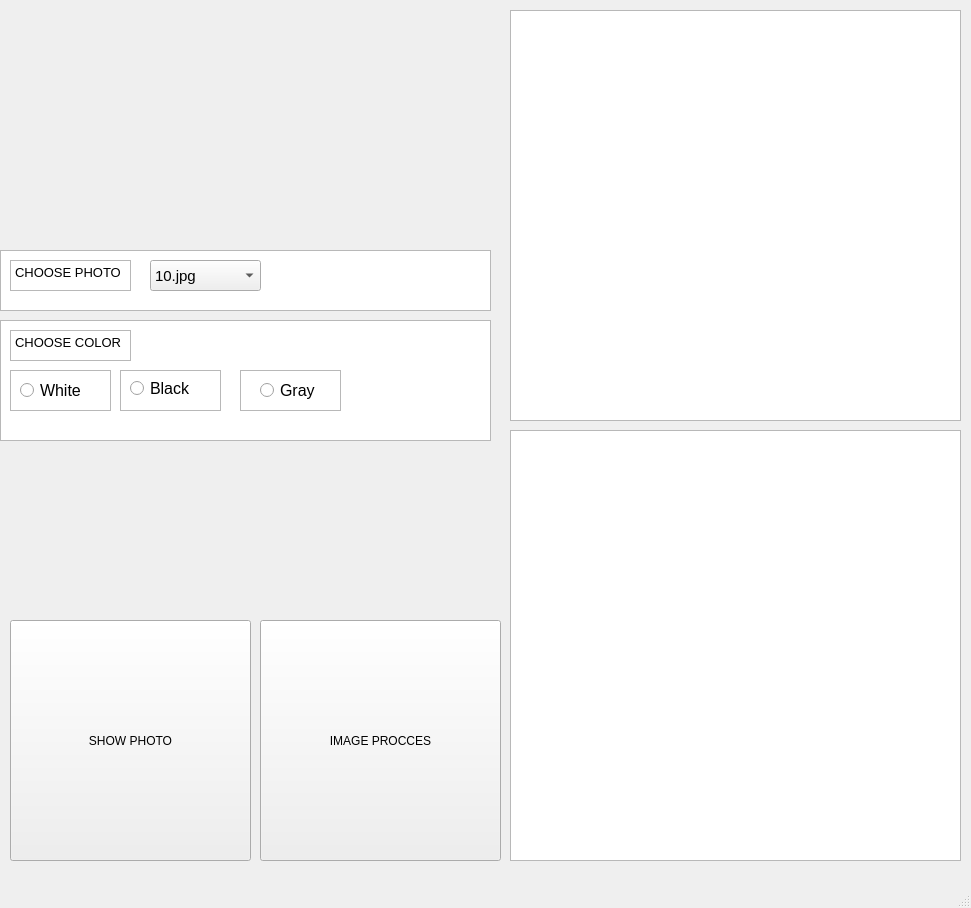
<?xml version="1.0" encoding="UTF-8"?>
<ui version="4.0">
 <class>MainWindow</class>
 <widget class="QMainWindow" name="MainWindow">
  <property name="geometry">
   <rect>
    <x>0</x>
    <y>0</y>
    <width>971</width>
    <height>908</height>
   </rect>
  </property>
  <property name="windowTitle">
   <string>MainWindow</string>
  </property>
  <widget class="QWidget" name="centralwidget">
   <widget class="QLabel" name="label">
    <property name="geometry">
     <rect>
      <x>0</x>
      <y>0</y>
      <width>501</width>
      <height>231</height>
     </rect>
    </property>
    <property name="acceptDrops">
     <bool>false</bool>
    </property>
    <property name="autoFillBackground">
     <bool>false</bool>
    </property>
    <property name="text">
     <string/>
    </property>
    <property name="pixmap">
     <pixmap>MAMURTECH.png</pixmap>
    </property>
    <property name="scaledContents">
     <bool>true</bool>
    </property>
   </widget>
   <widget class="QTableWidget" name="tableWidget">
    <property name="geometry">
     <rect>
      <x>0</x>
      <y>250</y>
      <width>491</width>
      <height>61</height>
     </rect>
    </property>
   </widget>
   <widget class="QTableWidget" name="tableWidget_2">
    <property name="geometry">
     <rect>
      <x>0</x>
      <y>320</y>
      <width>491</width>
      <height>121</height>
     </rect>
    </property>
   </widget>
   <widget class="QTableWidget" name="tableWidget_3">
    <property name="geometry">
     <rect>
      <x>510</x>
      <y>10</y>
      <width>451</width>
      <height>411</height>
     </rect>
    </property>
   </widget>
   <widget class="QTableWidget" name="tableWidget_4">
    <property name="geometry">
     <rect>
      <x>510</x>
      <y>430</y>
      <width>451</width>
      <height>431</height>
     </rect>
    </property>
   </widget>
   <widget class="QPushButton" name="pushButton">
    <property name="geometry">
     <rect>
      <x>10</x>
      <y>620</y>
      <width>241</width>
      <height>241</height>
     </rect>
    </property>
    <property name="text">
     <string>SHOW PHOTO</string>
    </property>
   </widget>
   <widget class="QPushButton" name="pushButton_2">
    <property name="geometry">
     <rect>
      <x>260</x>
      <y>620</y>
      <width>241</width>
      <height>241</height>
     </rect>
    </property>
    <property name="text">
     <string>IMAGE PROCCES</string>
    </property>
   </widget>
   <widget class="QTextBrowser" name="textBrowser">
    <property name="geometry">
     <rect>
      <x>10</x>
      <y>260</y>
      <width>121</width>
      <height>31</height>
     </rect>
    </property>
    <property name="html">
     <string>&lt;!DOCTYPE HTML PUBLIC &quot;-//W3C//DTD HTML 4.0//EN&quot; &quot;http://www.w3.org/TR/REC-html40/strict.dtd&quot;&gt;
&lt;html&gt;&lt;head&gt;&lt;meta name=&quot;qrichtext&quot; content=&quot;1&quot; /&gt;&lt;style type=&quot;text/css&quot;&gt;
p, li { white-space: pre-wrap; }
&lt;/style&gt;&lt;/head&gt;&lt;body style=&quot; font-family:'MS Shell Dlg 2'; font-size:8.25pt; font-weight:400; font-style:normal;&quot;&gt;
&lt;p style=&quot; margin-top:0px; margin-bottom:0px; margin-left:0px; margin-right:0px; -qt-block-indent:0; text-indent:0px;&quot;&gt;&lt;span style=&quot; font-size:10pt;&quot;&gt;CHOOSE PHOTO&lt;/span&gt;&lt;/p&gt;&lt;/body&gt;&lt;/html&gt;</string>
    </property>
   </widget>
   <widget class="QTextBrowser" name="textBrowser_2">
    <property name="geometry">
     <rect>
      <x>10</x>
      <y>330</y>
      <width>121</width>
      <height>31</height>
     </rect>
    </property>
    <property name="html">
     <string>&lt;!DOCTYPE HTML PUBLIC &quot;-//W3C//DTD HTML 4.0//EN&quot; &quot;http://www.w3.org/TR/REC-html40/strict.dtd&quot;&gt;
&lt;html&gt;&lt;head&gt;&lt;meta name=&quot;qrichtext&quot; content=&quot;1&quot; /&gt;&lt;style type=&quot;text/css&quot;&gt;
p, li { white-space: pre-wrap; }
&lt;/style&gt;&lt;/head&gt;&lt;body style=&quot; font-family:'MS Shell Dlg 2'; font-size:8.25pt; font-weight:400; font-style:normal;&quot;&gt;
&lt;p style=&quot; margin-top:0px; margin-bottom:0px; margin-left:0px; margin-right:0px; -qt-block-indent:0; text-indent:0px;&quot;&gt;&lt;span style=&quot; font-size:10pt;&quot;&gt;CHOOSE COLOR&lt;/span&gt;&lt;/p&gt;&lt;/body&gt;&lt;/html&gt;</string>
    </property>
   </widget>
   <widget class="QComboBox" name="comboBox">
    <property name="geometry">
     <rect>
      <x>150</x>
      <y>260</y>
      <width>111</width>
      <height>31</height>
     </rect>
    </property>
    <property name="font">
     <font>
      <pointsize>11</pointsize>
     </font>
    </property>
    <item>
     <property name="text">
      <string>10.jpg</string>
     </property>
    </item>
    <item>
     <property name="text">
      <string>14.jpg</string>
     </property>
    </item>
    <item>
     <property name="text">
      <string>21.jpg</string>
     </property>
    </item>
   </widget>
   <widget class="QRadioButton" name="radioButton">
    <property name="geometry">
     <rect>
      <x>20</x>
      <y>380</y>
      <width>91</width>
      <height>21</height>
     </rect>
    </property>
    <property name="font">
     <font>
      <pointsize>12</pointsize>
     </font>
    </property>
    <property name="text">
     <string>White</string>
    </property>
   </widget>
   <widget class="QRadioButton" name="radioButton_2">
    <property name="geometry">
     <rect>
      <x>130</x>
      <y>380</y>
      <width>82</width>
      <height>17</height>
     </rect>
    </property>
    <property name="font">
     <font>
      <pointsize>12</pointsize>
     </font>
    </property>
    <property name="text">
     <string>Black</string>
    </property>
   </widget>
   <widget class="QRadioButton" name="radioButton_3">
    <property name="geometry">
     <rect>
      <x>260</x>
      <y>380</y>
      <width>91</width>
      <height>21</height>
     </rect>
    </property>
    <property name="font">
     <font>
      <pointsize>12</pointsize>
     </font>
    </property>
    <property name="text">
     <string>Gray</string>
    </property>
   </widget>
   <widget class="QTableWidget" name="tableWidget_5">
    <property name="geometry">
     <rect>
      <x>10</x>
      <y>370</y>
      <width>101</width>
      <height>41</height>
     </rect>
    </property>
   </widget>
   <widget class="QTableWidget" name="tableWidget_6">
    <property name="geometry">
     <rect>
      <x>240</x>
      <y>370</y>
      <width>101</width>
      <height>41</height>
     </rect>
    </property>
   </widget>
   <widget class="QTableWidget" name="tableWidget_7">
    <property name="geometry">
     <rect>
      <x>120</x>
      <y>370</y>
      <width>101</width>
      <height>41</height>
     </rect>
    </property>
   </widget>
   <widget class="QLabel" name="label_2">
    <property name="geometry">
     <rect>
      <x>510</x>
      <y>10</y>
      <width>441</width>
      <height>401</height>
     </rect>
    </property>
    <property name="text">
     <string/>
    </property>
    <property name="scaledContents">
     <bool>true</bool>
    </property>
   </widget>
   <widget class="QLabel" name="label_3">
    <property name="geometry">
     <rect>
      <x>520</x>
      <y>440</y>
      <width>431</width>
      <height>401</height>
     </rect>
    </property>
    <property name="text">
     <string/>
    </property>
    <property name="scaledContents">
     <bool>true</bool>
    </property>
   </widget>
   <zorder>tableWidget_2</zorder>
   <zorder>tableWidget_6</zorder>
   <zorder>tableWidget_7</zorder>
   <zorder>tableWidget_5</zorder>
   <zorder>label</zorder>
   <zorder>tableWidget</zorder>
   <zorder>tableWidget_3</zorder>
   <zorder>tableWidget_4</zorder>
   <zorder>pushButton</zorder>
   <zorder>pushButton_2</zorder>
   <zorder>textBrowser</zorder>
   <zorder>textBrowser_2</zorder>
   <zorder>comboBox</zorder>
   <zorder>radioButton</zorder>
   <zorder>radioButton_2</zorder>
   <zorder>radioButton_3</zorder>
   <zorder>label_2</zorder>
   <zorder>label_3</zorder>
  </widget>
  <widget class="QMenuBar" name="menubar">
   <property name="geometry">
    <rect>
     <x>0</x>
     <y>0</y>
     <width>971</width>
     <height>21</height>
    </rect>
   </property>
  </widget>
  <widget class="QStatusBar" name="statusbar"/>
 </widget>
 <resources/>
 <connections>
  <connection>
   <sender>pushButton</sender>
   <signal>clicked()</signal>
   <receiver>label_2</receiver>
   <slot>clear()</slot>
   <hints>
    <hint type="sourcelabel">
     <x>149</x>
     <y>658</y>
    </hint>
    <hint type="destinationlabel">
     <x>937</x>
     <y>256</y>
    </hint>
   </hints>
  </connection>
  <connection>
   <sender>pushButton_2</sender>
   <signal>clicked()</signal>
   <receiver>label_3</receiver>
   <slot>clear()</slot>
   <hints>
    <hint type="sourcelabel">
     <x>396</x>
     <y>724</y>
    </hint>
    <hint type="destinationlabel">
     <x>530</x>
     <y>551</y>
    </hint>
   </hints>
  </connection>
 </connections>
</ui>
